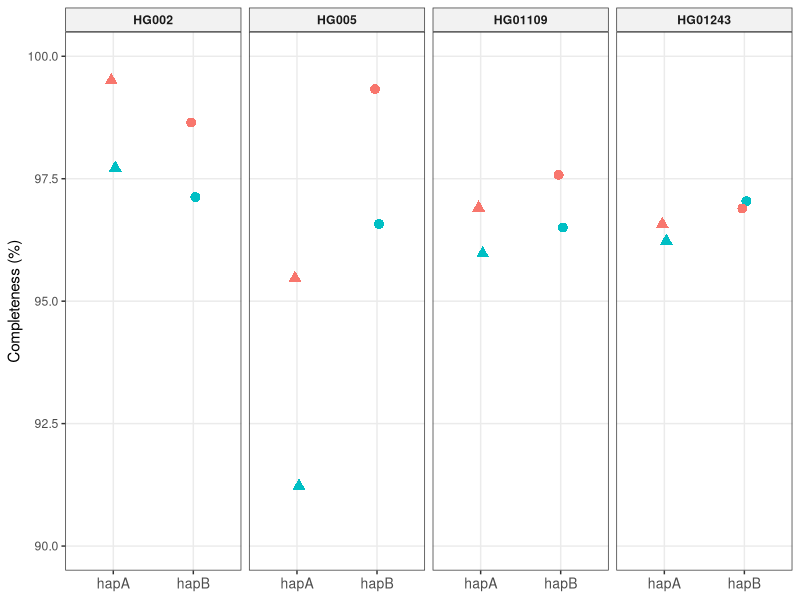
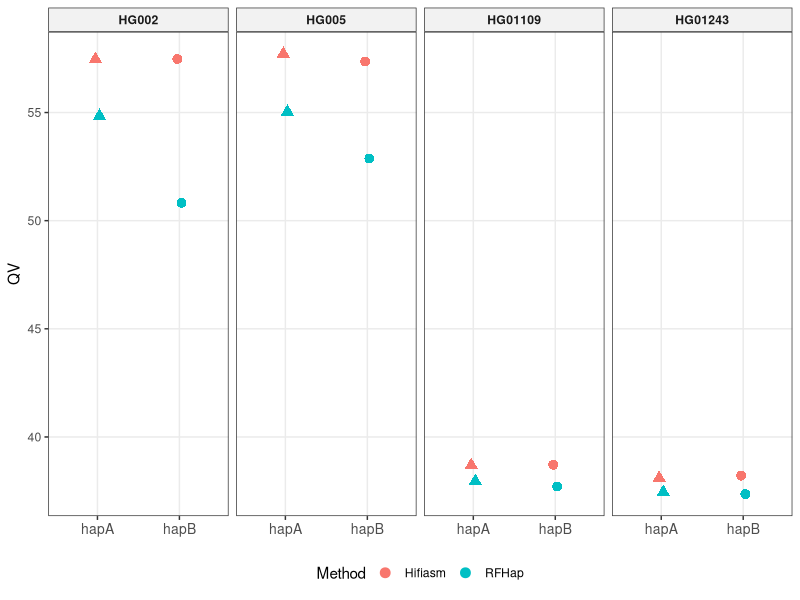
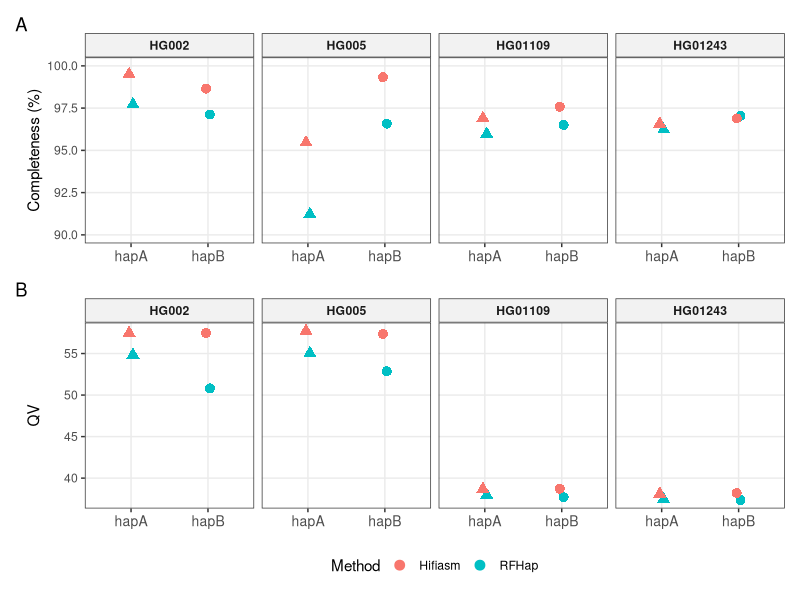

Recreate these plots in R, in order.
## ---- chunk 1
library(tidyr)
library(dplyr)
library(ggplot2)
## ---- chunk 2
df <- read.table("kmer_completness.tsv", header = TRUE, sep = "\t")
## ---- chunk 3

df2 <- df %>%
  mutate(
    Haplotype = ifelse(grepl("hapA", Assembly), "hapA", "hapB"),
    Parent = case_when(
      grepl("^mom", Kmer_set_used) ~ "mom",
      grepl("^dad", Kmer_set_used) ~ "dad"
    ),
    Dataset = factor(Dataset,
                     levels = c("HG002","HG005","HG01109","HG01243")),
    Haplotype = factor(Haplotype, levels = c("hapA","hapB")),
    Method = factor(Method, levels = c("Hifiasm", "RFHap"))
  )

head(df2)
## ---- chunk 4
completness_plot = ggplot(
  df2,
  aes(
    x = Haplotype,
    y = Completeness,
    group = interaction(Method, Dataset, Haplotype),
    shape = Parent,
    color = Method
  )
) +
  geom_line(linewidth = 0.6) +   
  geom_point(size = 3, ,
    position = position_dodge(width = 0.1)) +                           
  facet_grid(. ~ Dataset) +
  scale_y_continuous(limits = c(90, 100)) +
  labs(
    y = "Completeness (%)",
    x = NULL,
    shape = "Hapmer set",
    color = "Method"
  ) +
  theme_bw() +
  theme(
    panel.grid.minor = element_blank(),
    strip.background = element_rect(fill = "grey95"),
    axis.text.x = element_text(size = 10),
    strip.text = element_text(face = "bold"), legend.position = "none"
  )
completness_plot
## ---- chunk 5
kmer_qv <- read.table("kmer_qv.tsv", header = TRUE, sep = "\t")
kmer_qv = kmer_qv %>% mutate(Assembly = sub("\\..*", "", Assembly))

kmer_qv
## ---- chunk 6
qv_plot = ggplot(
  kmer_qv,
  aes(
    x = Assembly,
    y = QV,
    color = Method,
    shape = Assembly,
    group = interaction(Method, Dataset, Assembly)
  )
) +
  geom_point(
    size = 3,
    position = position_dodge(width = 0.1)
  ) +
  facet_grid(. ~ Dataset) +
  scale_shape_manual(
    values = c(
      "hapA" = 17,  # triángulo
      "hapB" = 16   # círculo
    )
  ) +
  labs(
    y = "QV",
    x = NULL,
    color = "Method",
    shape = "Haplotype"
  ) +
  theme_bw() +
  theme(
    panel.grid.minor = element_blank(),
    strip.background = element_rect(fill = "grey95"),
    axis.text.x = element_text(size = 10),
    strip.text = element_text(face = "bold"), legend.position = "bottom"
  ) + guides(shape = "none")

qv_plot
## ---- chunk 7
library(patchwork)

png("kmer_metrics.png", res = 150, width = 1000, height = 1000)
(completness_plot / qv_plot) + plot_annotation(tag_levels = "A")
dev.off()
